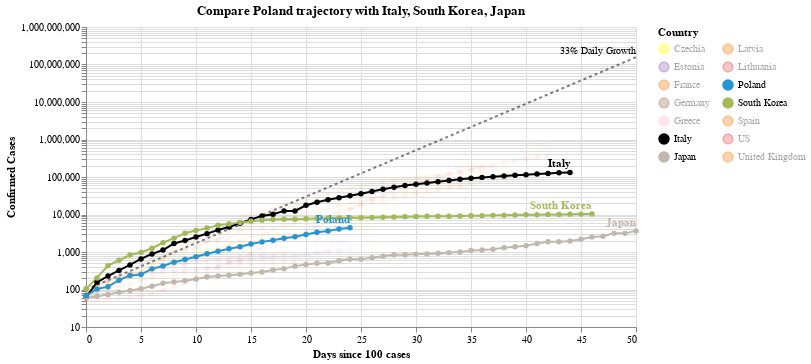

Notebook code cell kept with this figure:
### Code cell
#hide_input
chart3 = make_since_chart(['Poland'])
chart3

### Figure 1 — Vega-Lite specification as saved in the notebook (floating-point values rounded to 4 significant figures; data arrays with more than 128 entries replaced by an {"elided": "..."} marker saying what was removed)
{"config": {"view": {"continuousWidth": 400, "continuousHeight": 300}}, "layer": [{"mark": {"type": "line", "color": "black", "opacity": 0.5, "strokeDash": [3, 3]}, "encoding": {"x": {"type": "quantitative", "field": "Days since 100 cases"}, "y": {"type": "quantitative", "field": "Confirmed Cases"}}}, {"mark": {"type": "text", "align": "right", "dy": -6, "fontSize": 10, "text": "33% Daily Growth"}, "encoding": {"x": {"type": "quantitative", "field": "Days since 100 cases"}, "y": {"type": "quantitative", "field": "Confirmed Cases"}}, "transform": [{"filter": "(datum['Days since 100 cases'] >= 50)"}]}, {"data": {"name": "data-f4f0965e6e7788556afae7c78b87bdf8"}, "mark": {"type": "line", "point": true}, "encoding": {"color": {"type": "nominal", "field": "Country", "legend": {"columns": 2}, "scale": {"domain": ["Czechia", "Estonia", "France", "Germany", "Greece", "Italy", "Japan", "Latvia", "Lithuania", "Poland", "South Korea", "Spain", "US", "United Kingdom"], "range": ["yellow", "#9467bd", "#F58518", "#9D755D", "pink", "black", "#C1B7AD", "#F58518", "#E45756", "#2495D3", "#A1BA59", "#F58518", "#E45756", "#F58518"]}}, "opacity": {"condition": {"value": 1, "selection": "selector001"}, "value": 0.05}, "tooltip": [{"type": "nominal", "field": "Country"}, {"type": "temporal", "field": "Date"}, {"type": "quantitative", "field": "Confirmed Cases"}, {"type": "quantitative", "field": "Days since 100 cases"}], "x": {"type": "quantitative", "field": "Days since 100 cases"}, "y": {"type": "quantitative", "field": "Confirmed Cases", "scale": {"type": "log"}}}, "selection": {"selector001": {"type": "multi", "fields": ["Country"], "bind": "legend", "init": [{"Country": "Poland"}, {"Country": "Italy"}, {"Country": "South Korea"}, {"Country": "Japan"}]}}, "width": 550}, {"data": {"name": "data-f4f0965e6e7788556afae7c78b87bdf8"}, "mark": {"type": "text", "align": "right", "dy": -8, "fontWeight": "bold"}, "encoding": {"color": {"type": "nominal", "field": "Country", "legend": {"columns": 2}, "scale": {"domain": ["Czechia", "Estonia", "France", "Germany", "Greece", "Italy", "Japan", "Latvia", "Lithuania", "Poland", "South Korea", "Spain", "US", "United Kingdom"], "range": ["yellow", "#9467bd", "#F58518", "#9D755D", "pink", "black", "#C1B7AD", "#F58518", "#E45756", "#2495D3", "#A1BA59", "#F58518", "#E45756", "#F58518"]}}, "opacity": {"condition": {"value": 1, "selection": "selector001"}, "value": 0.05}, "text": {"type": "nominal", "field": "Country"}, "tooltip": [{"type": "nominal", "field": "Country"}, {"type": "temporal", "field": "Date"}, {"type": "quantitative", "field": "Confirmed Cases"}, {"type": "quantitative", "field": "Days since 100 cases"}], "x": {"type": "quantitative", "field": "Days since 100 cases"}, "y": {"type": "quantitative", "field": "Confirmed Cases", "scale": {"type": "log"}}}, "transform": [{"filter": "(datum['Date'] >= 1586131200000)"}], "width": 550}], "data": {"name": "data-9c68bbe2c1c5a8811a4e9882b32864f2"}, "title": "Compare Poland trajectory with Italy, South Korea, Japan", "$schema": "https://vega.github.io/schema/vega-lite/v4.0.2.json", "datasets": {"data-9c68bbe2c1c5a8811a4e9882b32864f2": [{"Days since 100 cases": 0, "Confirmed Cases": 100.0}, {"Days since 100 cases": 1, "Confirmed Cases": 133.0}, {"Days since 100 cases": 2, "Confirmed Cases": 176.9}, {"Days since 100 cases": 3, "Confirmed Cases": 235.3}, {"Days since 100 cases": 4, "Confirmed Cases": 312.9}, {"Days since 100 cases": 5, "Confirmed Cases": 416.2}, {"Days since 100 cases": 6, "Confirmed Cases": 553.5}, {"Days since 100 cases": 7, "Confirmed Cases": 736.1}, {"Days since 100 cases": 8, "Confirmed Cases": 979.1}, {"Days since 100 cases": 9, "Confirmed Cases": 1302.0}, {"Days since 100 cases": 10, "Confirmed Cases": 1732.0}, {"Days since 100 cases": 11, "Confirmed Cases": 2303.0}, {"Days since 100 cases": 12, "Confirmed Cases": 3064.0}, {"Days since 100 cases": 13, "Confirmed Cases": 4074.0}, {"Days since 100 cases": 14, "Confirmed Cases": 5419.0}, {"Days since 100 cases": 15, "Confirmed Cases": 7207.0}, {"Days since 100 cases": 16, "Confirmed Cases": 9586.0}, {"Days since 100 cases": 17, "Confirmed Cases": 12750.0}, {"Days since 100 cases": 18, "Confirmed Cases": 16960.0}, {"Days since 100 cases": 19, "Confirmed Cases": 22550.0}, {"Days since 100 cases": 20, "Confirmed Cases": 29990.0}, {"Days since 100 cases": 21, "Confirmed Cases": 39890.0}, {"Days since 100 cases": 22, "Confirmed Cases": 53060.0}, {"Days since 100 cases": 23, "Confirmed Cases": 70560.0}, {"Days since 100 cases": 24, "Confirmed Cases": 93850.0}, {"Days since 100 cases": 25, "Confirmed Cases": 124800.0}, {"Days since 100 cases": 26, "Confirmed Cases": 166000.0}, {"Days since 100 cases": 27, "Confirmed Cases": 220800.0}, {"Days since 100 cases": 28, "Confirmed Cases": 293700.0}, {"Days since 100 cases": 29, "Confirmed Cases": 390600.0}, {"Days since 100 cases": 30, "Confirmed Cases": 519500.0}, {"Days since 100 cases": 31, "Confirmed Cases": 690900.0}, {"Days since 100 cases": 32, "Confirmed Cases": 918900.0}, {"Days since 100 cases": 33, "Confirmed Cases": 1222000.0}, {"Days since 100 cases": 34, "Confirmed Cases": 1625000.0}, {"Days since 100 cases": 35, "Confirmed Cases": 2162000.0}, {"Days since 100 cases": 36, "Confirmed Cases": 2875000.0}, {"Days since 100 cases": 37, "Confirmed Cases": 3824000.0}, {"Days since 100 cases": 38, "Confirmed Cases": 5086000.0}, {"Days since 100 cases": 39, "Confirmed Cases": 6764000.0}, {"Days since 100 cases": 40, "Confirmed Cases": 8996000.0}, {"Days since 100 cases": 41, "Confirmed Cases": 11970000.0}, {"Days since 100 cases": 42, "Confirmed Cases": 15910000.0}, {"Days since 100 cases": 43, "Confirmed Cases": 21170000.0}, {"Days since 100 cases": 44, "Confirmed Cases": 28150000.0}, {"Days since 100 cases": 45, "Confirmed Cases": 37440000.0}, {"Days since 100 cases": 46, "Confirmed Cases": 49790000.0}, {"Days since 100 cases": 47, "Confirmed Cases": 66230000.0}, {"Days since 100 cases": 48, "Confirmed Cases": 88080000.0}, {"Days since 100 cases": 49, "Confirmed Cases": 117100000.0}, {"Days since 100 cases": 50, "Confirmed Cases": 155800000.0}], "data-f4f0965e6e7788556afae7c78b87bdf8": {"elided": "479 records"}}}
